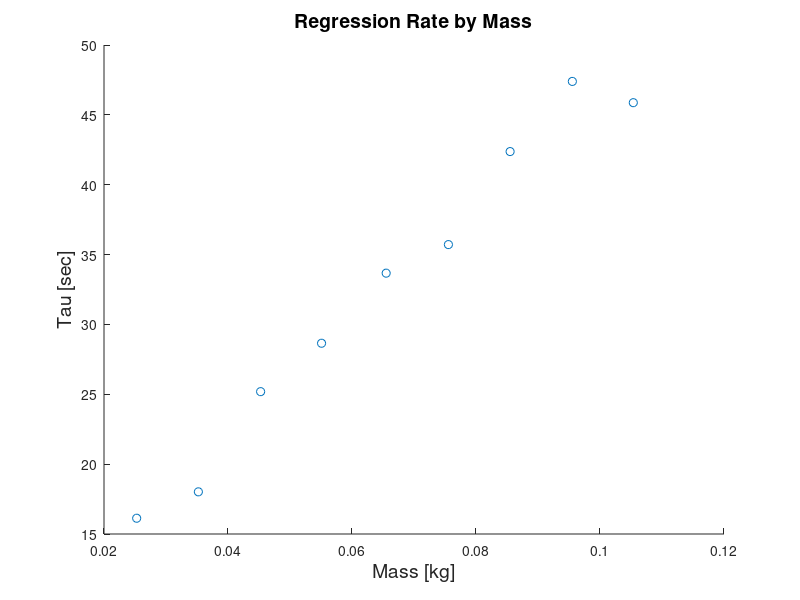
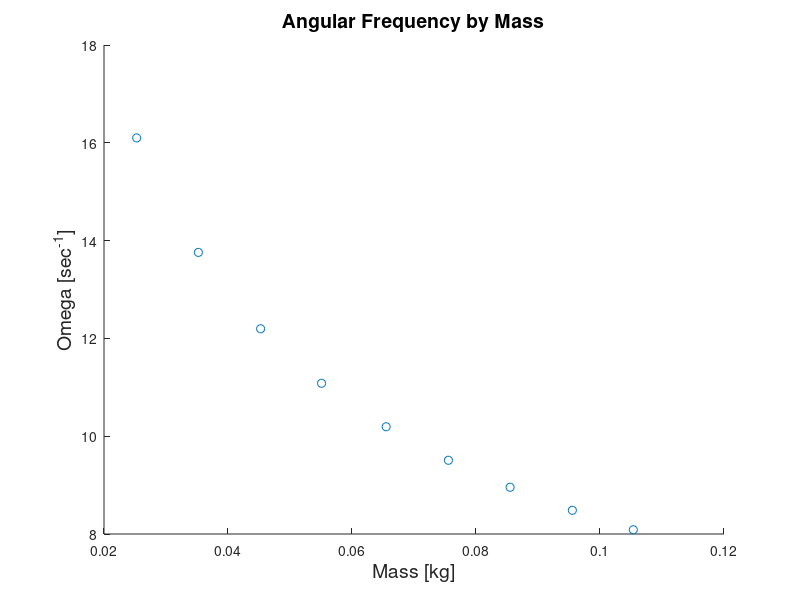
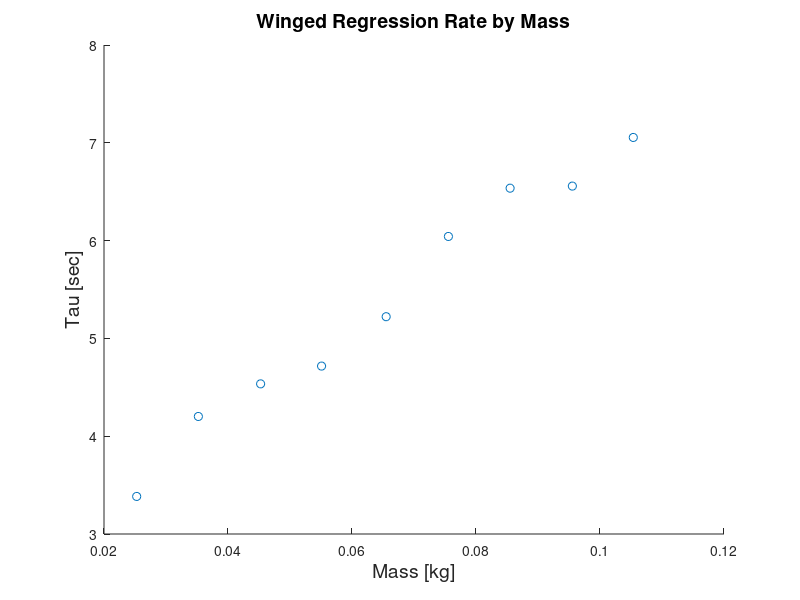
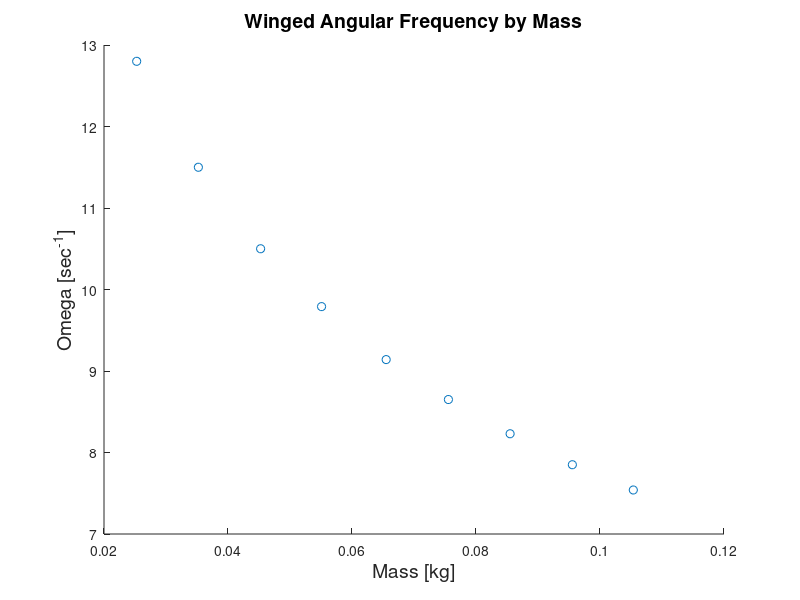

These charts were generated, in order, by the following MATLAB code:
clear;
close all;

mass = [10.04 19.99 30.03 39.86, ...
    50.28 60.32 70.27 80.31 90.14].' / 1000;
platform = ones(9,1) * (15.23 / 1000);
mass = mass + platform;
wings = ones(9,1) * (6.38 + 6.09) / 1000;
mass_winged = mass + wings;

tau = [16.12903226 18.01801802 25.18891688 28.65329513, ...
    33.67003367 35.71428571 42.37288136 47.39336493 45.87155963];
omega = [16.1 13.759 12.197 11.082, ...
    10.193 9.508 8.956 8.485 8.087];
omega0 = [16.5696954731466 14.0353249479338 12.3811182914075 11.2222712468034, ...
    10.2911367223901 9.58296525252519 9.00811849557994 8.52166641033568 8.11444195057850];
omega0_err = ones(19, 1) / 1000;
tau_winged = [3.384094755 4.201680672 4.535147392 4.716981132, ...
    5.221932115 6.042296073 6.535947712 6.557377049 7.054673721];
omega_winged = [12.8 11.5 10.5, ...
    9.79 9.14 8.65 8.23 7.85 7.54];

theo_winged_omega = sqrt(omega.^2 - 1./tau_winged.^2);

figure; scatter(mass, tau);
xlabel('Mass [kg]', 'FontSize', 14);
ylabel('Tau [sec]', 'FontSize', 14);
title('Regression Rate by Mass', 'FontSize', 14);
figure; scatter(mass, omega);
xlabel('Mass [kg]', 'FontSize', 14);
ylabel('Omega [sec^-^1]', 'FontSize', 14);
title('Angular Frequency by Mass', 'FontSize', 14);
figure; scatter(mass, tau_winged);
xlabel('Mass [kg]', 'FontSize', 14);
ylabel('Tau [sec]', 'FontSize', 14);
title('Winged Regression Rate by Mass', 'FontSize', 14);
figure; scatter(mass, omega_winged);
xlabel('Mass [kg]', 'FontSize', 14);
ylabel('Omega [sec^-^1]', 'FontSize', 14);
title('Winged Angular Frequency by Mass', 'FontSize', 14);